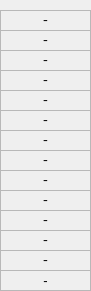
   <widget class="QWidget" name="widget_5" native="true">
    <property name="geometry">
     <rect>
      <x>380</x>
      <y>0</y>
      <width>91</width>
      <height>291</height>
     </rect>
    </property>
    <property name="toolTip">
     <string>Vapour state output</string>
    </property>
    <widget class="QLabel" name="label_output_p_2">
     <property name="geometry">
      <rect>
       <x>0</x>
       <y>10</y>
       <width>91</width>
       <height>21</height>
      </rect>
     </property>
     <property name="font">
      <font>
       <family>Lucida Console</family>
       <pointsize>10</pointsize>
      </font>
     </property>
     <property name="frameShape">
      <enum>QFrame::StyledPanel</enum>
     </property>
     <property name="text">
      <string>-</string>
     </property>
     <property name="alignment">
      <set>Qt::AlignCenter</set>
     </property>
    </widget>
    <widget class="QLabel" name="label_output_T_2">
     <property name="geometry">
      <rect>
       <x>0</x>
       <y>30</y>
       <width>91</width>
       <height>21</height>
      </rect>
     </property>
     <property name="font">
      <font>
       <family>Lucida Console</family>
       <pointsize>10</pointsize>
      </font>
     </property>
     <property name="frameShape">
      <enum>QFrame::StyledPanel</enum>
     </property>
     <property name="text">
      <string>-</string>
     </property>
     <property name="alignment">
      <set>Qt::AlignCenter</set>
     </property>
    </widget>
    <widget class="QLabel" name="label_output_h_2">
     <property name="geometry">
      <rect>
       <x>0</x>
       <y>50</y>
       <width>91</width>
       <height>21</height>
      </rect>
     </property>
     <property name="font">
      <font>
       <family>Lucida Console</family>
       <pointsize>10</pointsize>
      </font>
     </property>
     <property name="frameShape">
      <enum>QFrame::StyledPanel</enum>
     </property>
     <property name="text">
      <string>-</string>
     </property>
     <property name="alignment">
      <set>Qt::AlignCenter</set>
     </property>
    </widget>
    <widget class="QLabel" name="label_output_s_2">
     <property name="geometry">
      <rect>
       <x>0</x>
       <y>70</y>
       <width>91</width>
       <height>21</height>
      </rect>
     </property>
     <property name="font">
      <font>
       <family>Lucida Console</family>
       <pointsize>10</pointsize>
      </font>
     </property>
     <property name="frameShape">
      <enum>QFrame::StyledPanel</enum>
     </property>
     <property name="text">
      <string>-</string>
     </property>
     <property name="alignment">
      <set>Qt::AlignCenter</set>
     </property>
    </widget>
    <widget class="QLabel" name="label_output_v_2">
     <property name="geometry">
      <rect>
       <x>0</x>
       <y>110</y>
       <width>91</width>
       <height>21</height>
      </rect>
     </property>
     <property name="font">
      <font>
       <family>Lucida Console</family>
       <pointsize>10</pointsize>
      </font>
     </property>
     <property name="frameShape">
      <enum>QFrame::StyledPanel</enum>
     </property>
     <property name="text">
      <string>-</string>
     </property>
     <property name="alignment">
      <set>Qt::AlignCenter</set>
     </property>
    </widget>
    <widget class="QLabel" name="label_output_rho_2">
     <property name="geometry">
      <rect>
       <x>0</x>
       <y>130</y>
       <width>91</width>
       <height>21</height>
      </rect>
     </property>
     <property name="font">
      <font>
       <family>Lucida Console</family>
       <pointsize>10</pointsize>
      </font>
     </property>
     <property name="frameShape">
      <enum>QFrame::StyledPanel</enum>
     </property>
     <property name="text">
      <string>-</string>
     </property>
     <property name="alignment">
      <set>Qt::AlignCenter</set>
     </property>
    </widget>
    <widget class="QLabel" name="label_output_cv_2">
     <property name="geometry">
      <rect>
       <x>0</x>
       <y>170</y>
       <width>91</width>
       <height>21</height>
      </rect>
     </property>
     <property name="font">
      <font>
       <family>Lucida Console</family>
       <pointsize>10</pointsize>
      </font>
     </property>
     <property name="frameShape">
      <enum>QFrame::StyledPanel</enum>
     </property>
     <property name="text">
      <string>-</string>
     </property>
     <property name="alignment">
      <set>Qt::AlignCenter</set>
     </property>
    </widget>
    <widget class="QLabel" name="label_output_cp_cv_2">
     <property name="geometry">
      <rect>
       <x>0</x>
       <y>250</y>
       <width>91</width>
       <height>21</height>
      </rect>
     </property>
     <property name="font">
      <font>
       <family>Lucida Console</family>
       <pointsize>10</pointsize>
      </font>
     </property>
     <property name="frameShape">
      <enum>QFrame::StyledPanel</enum>
     </property>
     <property name="text">
      <string>-</string>
     </property>
     <property name="alignment">
      <set>Qt::AlignCenter</set>
     </property>
    </widget>
    <widget class="QLabel" name="label_output_k_2">
     <property name="geometry">
      <rect>
       <x>0</x>
       <y>210</y>
       <width>91</width>
       <height>21</height>
      </rect>
     </property>
     <property name="font">
      <font>
       <family>Lucida Console</family>
       <pointsize>10</pointsize>
      </font>
     </property>
     <property name="frameShape">
      <enum>QFrame::StyledPanel</enum>
     </property>
     <property name="text">
      <string>-</string>
     </property>
     <property name="alignment">
      <set>Qt::AlignCenter</set>
     </property>
    </widget>
    <widget class="QLabel" name="label_output_u_2">
     <property name="geometry">
      <rect>
       <x>0</x>
       <y>90</y>
       <width>91</width>
       <height>21</height>
      </rect>
     </property>
     <property name="font">
      <font>
       <family>Lucida Console</family>
       <pointsize>10</pointsize>
      </font>
     </property>
     <property name="frameShape">
      <enum>QFrame::StyledPanel</enum>
     </property>
     <property name="text">
      <string>-</string>
     </property>
     <property name="alignment">
      <set>Qt::AlignCenter</set>
     </property>
    </widget>
    <widget class="QLabel" name="label_output_cp_2">
     <property name="geometry">
      <rect>
       <x>0</x>
       <y>150</y>
       <width>91</width>
       <height>21</height>
      </rect>
     </property>
     <property name="font">
      <font>
       <family>Lucida Console</family>
       <pointsize>10</pointsize>
      </font>
     </property>
     <property name="frameShape">
      <enum>QFrame::StyledPanel</enum>
     </property>
     <property name="text">
      <string>-</string>
     </property>
     <property name="alignment">
      <set>Qt::AlignCenter</set>
     </property>
    </widget>
    <widget class="QLabel" name="label_output_qual_2">
     <property name="geometry">
      <rect>
       <x>0</x>
       <y>190</y>
       <width>91</width>
       <height>21</height>
      </rect>
     </property>
     <property name="font">
      <font>
       <family>Lucida Console</family>
       <pointsize>10</pointsize>
      </font>
     </property>
     <property name="frameShape">
      <enum>QFrame::StyledPanel</enum>
     </property>
     <property name="text">
      <string>-</string>
     </property>
     <property name="alignment">
      <set>Qt::AlignCenter</set>
     </property>
    </widget>
    <widget class="QLabel" name="label_output_fluid_state_2">
     <property name="geometry">
      <rect>
       <x>0</x>
       <y>270</y>
       <width>91</width>
       <height>21</height>
      </rect>
     </property>
     <property name="font">
      <font>
       <family>MS Shell Dlg 2</family>
       <pointsize>10</pointsize>
      </font>
     </property>
     <property name="frameShape">
      <enum>QFrame::StyledPanel</enum>
     </property>
     <property name="text">
      <string>-</string>
     </property>
     <property name="alignment">
      <set>Qt::AlignCenter</set>
     </property>
    </widget>
    <widget class="QLabel" name="label_output_visc_2">
     <property name="geometry">
      <rect>
       <x>0</x>
       <y>230</y>
       <width>91</width>
       <height>21</height>
      </rect>
     </property>
     <property name="font">
      <font>
       <family>Lucida Console</family>
       <pointsize>10</pointsize>
      </font>
     </property>
     <property name="frameShape">
      <enum>QFrame::StyledPanel</enum>
     </property>
     <property name="text">
      <string>-</string>
     </property>
     <property name="alignment">
      <set>Qt::AlignCenter</set>
     </property>
    </widget>
   </widget>
